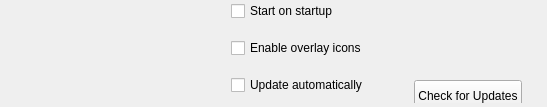
        <widget class="QWidget" name="gGeneralDefaultOptions" native="true">
         <property name="sizePolicy">
          <sizepolicy hsizetype="Preferred" vsizetype="Maximum">
           <horstretch>0</horstretch>
           <verstretch>0</verstretch>
          </sizepolicy>
         </property>
         <property name="minimumSize">
          <size>
           <width>0</width>
           <height>0</height>
          </size>
         </property>
         <property name="maximumSize">
          <size>
           <width>16777215</width>
           <height>16777215</height>
          </size>
         </property>
         <layout class="QGridLayout" name="gridLayout" rowstretch="0" columnminimumwidth="200,0">
          <property name="leftMargin">
           <number>25</number>
          </property>
          <property name="topMargin">
           <number>1</number>
          </property>
          <property name="rightMargin">
           <number>25</number>
          </property>
          <property name="bottomMargin">
           <number>4</number>
          </property>
          <property name="horizontalSpacing">
           <number>6</number>
          </property>
          <property name="verticalSpacing">
           <number>0</number>
          </property>
          <item row="0" column="0">
           <widget class="QWidget" name="wEmptyGeneral" native="true">
            <property name="focusPolicy">
             <enum>Qt::NoFocus</enum>
            </property>
           </widget>
          </item>
          <item row="0" column="1">
           <widget class="QWidget" name="wContainerDefaultOptions" native="true">
            <property name="minimumSize">
             <size>
              <width>0</width>
              <height>0</height>
             </size>
            </property>
            <property name="maximumSize">
             <size>
              <width>16777215</width>
              <height>16777215</height>
             </size>
            </property>
            <property name="styleSheet">
             <string notr="true"/>
            </property>
            <layout class="QHBoxLayout" name="horizontalLayout">
             <property name="leftMargin">
              <number>0</number>
             </property>
             <property name="topMargin">
              <number>0</number>
             </property>
             <property name="rightMargin">
              <number>0</number>
             </property>
             <property name="bottomMargin">
              <number>0</number>
             </property>
             <item>
              <widget class="QWidget" name="wCheckOptions" native="true">
               <layout class="QVBoxLayout" name="verticalLayout_3">
                <property name="spacing">
                 <number>17</number>
                </property>
                <property name="leftMargin">
                 <number>0</number>
                </property>
                <property name="topMargin">
                 <number>0</number>
                </property>
                <property name="rightMargin">
                 <number>0</number>
                </property>
                <property name="bottomMargin">
                 <number>8</number>
                </property>
                <item>
                 <widget class="QCheckBox" name="cStartOnStartup">
                  <property name="enabled">
                   <bool>true</bool>
                  </property>
                  <property name="sizePolicy">
                   <sizepolicy hsizetype="Preferred" vsizetype="Maximum">
                    <horstretch>0</horstretch>
                    <verstretch>0</verstretch>
                   </sizepolicy>
                  </property>
                  <property name="text">
                   <string>Start on startup</string>
                  </property>
                 </widget>
                </item>
                <item>
                 <widget class="QCheckBox" name="cOverlayIcons">
                  <property name="sizePolicy">
                   <sizepolicy hsizetype="Preferred" vsizetype="Fixed">
                    <horstretch>0</horstretch>
                    <verstretch>0</verstretch>
                   </sizepolicy>
                  </property>
                  <property name="text">
                   <string>Enable overlay icons</string>
                  </property>
                 </widget>
                </item>
                <item>
                 <widget class="QCheckBox" name="cAutoUpdate">
                  <property name="enabled">
                   <bool>true</bool>
                  </property>
                  <property name="sizePolicy">
                   <sizepolicy hsizetype="Preferred" vsizetype="Maximum">
                    <horstretch>0</horstretch>
                    <verstretch>0</verstretch>
                   </sizepolicy>
                  </property>
                  <property name="text">
                   <string>Update automatically</string>
                  </property>
                 </widget>
                </item>
               </layout>
              </widget>
             </item>
             <item>
              <widget class="QWidget" name="wCheckUpdates" native="true">
               <property name="styleSheet">
                <string notr="true"/>
               </property>
               <layout class="QVBoxLayout" name="verticalLayout_23">
                <property name="leftMargin">
                 <number>0</number>
                </property>
                <property name="topMargin">
                 <number>0</number>
                </property>
                <property name="rightMargin">
                 <number>0</number>
                </property>
                <property name="bottomMargin">
                 <number>0</number>
                </property>
                <item>
                 <spacer name="verticalSpacer_5">
                  <property name="orientation">
                   <enum>Qt::Vertical</enum>
                  </property>
                  <property name="sizeHint" stdset="0">
                   <size>
                    <width>20</width>
                    <height>40</height>
                   </size>
                  </property>
                 </spacer>
                </item>
                <item>
                 <widget class="QWidget" name="wCheckUpdatesButton" native="true">
                  <property name="maximumSize">
                   <size>
                    <width>16777215</width>
                    <height>32</height>
                   </size>
                  </property>
                  <layout class="QHBoxLayout" name="horizontalLayout_20">
                   <property name="leftMargin">
                    <number>0</number>
                   </property>
                   <property name="topMargin">
                    <number>9</number>
                   </property>
                   <property name="rightMargin">
                    <number>0</number>
                   </property>
                   <property name="bottomMargin">
                    <number>0</number>
                   </property>
                   <item>
                    <spacer name="horizontalSpacer_19">
                     <property name="orientation">
                      <enum>Qt::Horizontal</enum>
                     </property>
                     <property name="sizeHint" stdset="0">
                      <size>
                       <width>40</width>
                       <height>20</height>
                      </size>
                     </property>
                    </spacer>
                   </item>
                   <item>
                    <widget class="QPushButton" name="bUpdate">
                     <property name="sizePolicy">
                      <sizepolicy hsizetype="Preferred" vsizetype="Fixed">
                       <horstretch>0</horstretch>
                       <verstretch>0</verstretch>
                      </sizepolicy>
                     </property>
                     <property name="minimumSize">
                      <size>
                       <width>0</width>
                       <height>32</height>
                      </size>
                     </property>
                     <property name="maximumSize">
                      <size>
                       <width>16777215</width>
                       <height>32</height>
                      </size>
                     </property>
                     <property name="focusPolicy">
                      <enum>Qt::StrongFocus</enum>
                     </property>
                     <property name="text">
                      <string>Check for Updates</string>
                     </property>
                     <property name="autoDefault">
                      <bool>false</bool>
                     </property>
                    </widget>
                   </item>
                  </layout>
                 </widget>
                </item>
               </layout>
              </widget>
             </item>
            </layout>
           </widget>
          </item>
         </layout>
        </widget>
